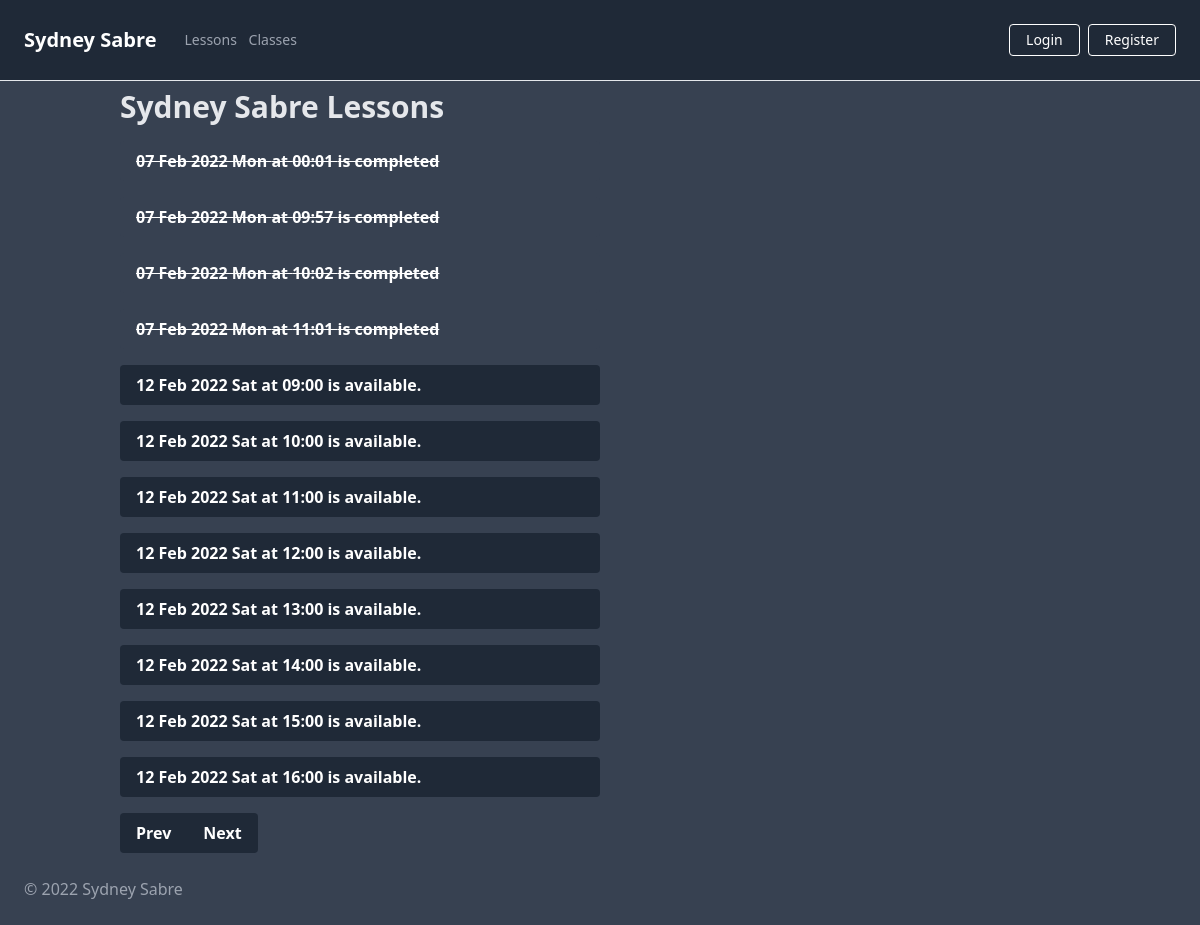
The app's page /date/2022-02-12 with its own data.
### app/models.py (models this page shows, shortened)
class Slot(db.Model):
    __tablename__ = "slots"
    id = db.Column(db.Integer, primary_key=True)
    date = db.Column(db.Date, nullable=False)
    time = db.Column(db.Time, nullable=False)
    name = db.Column(db.String(250), nullable=True)
    comment = db.Column(db.String(500), nullable=True)
    paid = db.Column(db.Boolean, default=False, nullable=True)
    completed = db.Column(db.Boolean, default=False, nullable=True)
    user_id = db.Column(db.Integer, db.ForeignKey('users.id'))

### app/routes.py (the view)
@app.route('/date/<date>')
def show_date(date):
    date = datetime.datetime.strptime(date, '%Y-%m-%d')
    date = date.date() # Strip hours from date
    date_plus_range = date + datetime.timedelta(days=SCAN_RANGE)
    date_minus_range = date - datetime.timedelta(days=SCAN_RANGE)
    slots = Slot.query.filter(and_(Slot.date < date_plus_range, Slot.date > date_minus_range)) #Show slots on current date +/- range days.
    slots_by_time = sorted(slots, key=lambda slot: slot.time)
    slots_by_timedate = sorted(slots_by_time, key=lambda slot: slot.date)
    return render_template('index.html', all_slots=slots_by_timedate, today=date, next_date=date_plus_range, prev_date=date_minus_range)

### app/templates/index.html
{% extends "base.html" %}
{% block title %}
Sydney Sabre Lessons
{% endblock %}
{% block content %}
    <div class="container">
        <h1 class="text-gray-200 my-2 text-3xl font-bold">{{ self.title() }}</h1>
        {% for slot in all_slots%}
        <div class="flex mr-auto my-4 w-full md:w-3/4 lg:w-1/2">
            {% if current_user.is_admin: %}
                <div class="flex grow">
                    {% if slot.completed == True: %}
                    <a class="grow bg-gray-700 line-through text-white font-bold py-2 px-4 rounded"
                    {% elif slot.name == None: %}
                    <a class="grow bg-gray-800 hover:bg-gray-400 text-white font-bold py-2 px-4 rounded"
                    {% elif slot.paid == True: %}
                    <a class="grow bg-green-800 hover:bg-green-400 text-white font-bold py-2 px-4 rounded"
                    {% else %}
                    <a class="grow bg-red-800 hover:bg-red-400 text-white font-bold py-2 px-4 rounded"
                    {% endif %}
                        href="{{ url_for('book_slot', slot_id=slot.id) }}">
                        {{ slot.date.strftime('%d %b %Y %a') }} at {{ slot.time.strftime('%H:%M') }} booked for {{ slot.name }}
                    </a>
                </div>
            <div class="flex">
                <a class="bg-red-400 hover:bg-red-200 text-white font-bold mx-2 px-3 py-2 rounded"
                    href="{{url_for('delete_slot', slot_id=slot.id) }}">
                    ✘
                </a>
            </div>
            <div class="flex">
                <a class="bg-green-400 hover:bg-green-200 text-white font-bold mx-2 px-3 py-2 rounded"
                    href="{{url_for('toggle_complete_slot', slot_id=slot.id) }}">
                    ✓
                </a>
            </div>
            {% else %}
                {% if slot.completed == True: %}
                <div class="flex grow">
                    <p class="grow bg-gray-700 text-white line-through font-bold py-2 px-4 rounded">
                        {{ slot.date.strftime('%d %b %Y %a') }} at {{ slot.time.strftime('%H:%M') }} is completed
                    </p>
                </div>
                {% elif slot.name == None: %}
                <div class="flex grow">
                    <a class="grow bg-gray-800 hover:bg-gray-400 text-white font-bold py-2 px-4 rounded"
                        href="{{ url_for('book_slot', slot_id=slot.id) }}">
                        {{ slot.date.strftime('%d %b %Y %a') }} at {{ slot.time.strftime('%H:%M') }} is available.
                    </a>
                </div>
                {% elif slot.paid == True: %}
                <div class="flex grow">
                    <p class="grow bg-green-600 text-white font-bold py-2 px-4 rounded">
                        {{ slot.date.strftime('%d %b %Y %a') }} at {{ slot.time.strftime('%H:%M') }} is booked and paid.
                    </p>
                </div>
                {% else %}
                <div class="flex grow">
                    <p class="grow bg-red-800 text-white font-bold py-2 px-4 rounded">
                        {{ slot.date.strftime('%d %b %Y %a') }} at {{ slot.time.strftime('%H:%M') }} is already booked.
                    </p>
                </div>
                {% endif %}
            {% endif %}
        </div>
        {% endfor%}
        <div class="inline-flex">
            <a class="bg-gray-800 hover:bg-gray-400 text-white font-bold py-2 px-4 rounded-l" href="{{url_for('show_date', date=prev_date)}}">
              Prev
            </a>
            <a class="bg-gray-800 hover:bg-gray-400 text-white font-bold py-2 px-4 rounded-r" href="{{url_for('show_date', date=next_date)}}">
              Next
            </a>
          </div>
    </div>
{% endblock %}

### app/static/css/main.css (style rules this page uses)
html { line-height: 1.5; -webkit-text-size-adjust: 100%; -moz-tab-size: 4; -o-tab-size: 4; tab-size: 4; font-family: ui-sans-serif, system-ui, -apple-system, BlinkMacSystemFont, "Segoe UI", Roboto, "Helvetica Neue", Arial, "Noto Sans", sans-serif, "Apple Color Emoji", "Segoe UI Emoji", "Segoe UI Symbol", "Noto Color Emoji"; }
body { margin: 0; line-height: inherit; }
h1, h2, h3, h4, h5, h6 { font-size: inherit; font-weight: inherit; }
a { color: inherit; text-decoration: inherit; }
blockquote, dl, dd, h1, h2, h3, h4, h5, h6, hr, figure, p, pre { margin: 0; }
.container { width: 100%; margin-right: auto; margin-left: auto; padding-right: 2rem; padding-left: 2rem; }
@media (min-width: 640px) { .container { max-width: 640px; } }
@media (min-width: 768px) { .container { max-width: 768px; } }
@media (min-width: 1024px) { .container { max-width: 1024px; } }
.my-2 { margin-top: 0.5rem; margin-bottom: 0.5rem; }
.my-4 { margin-top: 1rem; margin-bottom: 1rem; }
.mr-auto { margin-right: auto; }
.flex { display: flex; }
.inline-flex { display: inline-flex; }
.w-full { width: 100%; }
.grow { flex-grow: 1; }
.rounded { border-radius: 0.25rem; }
.rounded-l { border-top-left-radius: 0.25rem; border-bottom-left-radius: 0.25rem; }
.rounded-r { border-top-right-radius: 0.25rem; border-bottom-right-radius: 0.25rem; }
.bg-gray-700 { --tw-bg-opacity: 1; background-color: rgb(55 65 81 / var(--tw-bg-opacity)); }
.bg-gray-800 { --tw-bg-opacity: 1; background-color: rgb(31 41 55 / var(--tw-bg-opacity)); }
.px-4 { padding-left: 1rem; padding-right: 1rem; }
.py-2 { padding-top: 0.5rem; padding-bottom: 0.5rem; }
.text-3xl { font-size: 1.875rem; line-height: 2.25rem; }
.font-bold { font-weight: 700; }
.text-white { --tw-text-opacity: 1; color: rgb(255 255 255 / var(--tw-text-opacity)); }
.text-gray-200 { --tw-text-opacity: 1; color: rgb(229 231 235 / var(--tw-text-opacity)); }
.line-through { -webkit-text-decoration-line: line-through; text-decoration-line: line-through; }
@media (min-width: 768px) { .md\:w-3\/4 { width: 75%; } }
@media (min-width: 1024px) { .lg\:w-1\/2 { width: 50%; } }

### records on screen
Slot: date "07 Feb 2022 Mon", time "00:01"
Slot: date "07 Feb 2022 Mon", time "09:57"
Slot: date "07 Feb 2022 Mon", time "10:02"
Slot: date "07 Feb 2022 Mon", time "11:01"
Slot: date "12 Feb 2022 Sat", time "09:00"
Slot: date "12 Feb 2022 Sat", time "10:00"
Slot: date "12 Feb 2022 Sat", time "11:00"
Slot: date "12 Feb 2022 Sat", time "12:00"
Slot: date "12 Feb 2022 Sat", time "13:00"
Slot: date "12 Feb 2022 Sat", time "14:00"
Slot: date "12 Feb 2022 Sat", time "15:00"
Slot: date "12 Feb 2022 Sat", time "16:00"
